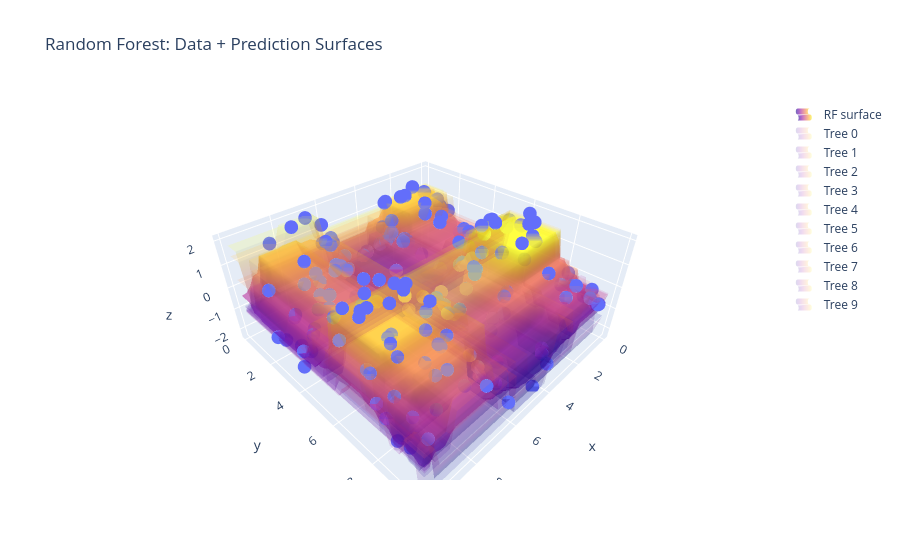

The cell this chart's notebook holds for it:
### Code cell
# 1. Create toy data (2 features)
np.random.seed(42)

n = 200
X = np.random.rand(n, 2) * 10
y = np.sin(X[:, 0]) + np.cos(X[:, 1]) + np.random.normal(0, 0.3, size=n)


# 2. Train Random Forest
rf = RandomForestRegressor(n_estimators=10,max_depth=4,random_state=1020)
rf.fit(X, y)


# 3. Create grid for surface
x1 = np.linspace(X[:, 0].min(), X[:, 0].max(), 50)
x2 = np.linspace(X[:, 1].min(), X[:, 1].max(), 50)

xx1, xx2 = np.meshgrid(x1, x2)
X_grid = np.c_[xx1.ravel(), xx2.ravel()]


# 4. Base plot: 3D scatter
fig = px.scatter_3d(x=X[:, 0],y=X[:, 1],z=y,title="Random Forest: Data + Prediction Surfaces")


# 5. Add RF average surface
y_rf = rf.predict(X_grid).reshape(xx1.shape)

fig.add_trace(go.Surface(x=xx1,y=xx2,z=y_rf,opacity=0.6,name="RF surface",showscale=False,showlegend=True))


# 6. Add individual trees
for i, tree in enumerate(rf.estimators_):
    y_tree = tree.predict(X_grid).reshape(xx1.shape)
    fig.add_trace(go.Surface(x=xx1,y=xx2,z=y_tree,opacity=0.15,showscale=False,name=f"Tree {i}",showlegend=True))


fig.show()

### Figure 1 — Plotly figure (JSON) as saved in the notebook; plotly's stock layout.template omitted (floating-point values rounded to 4 significant figures; data arrays with more than 128 entries replaced by an {"elided": "..."} marker saying what was removed)
{"data": [{"hovertemplate": "x=%{x}<br>y=%{y}<br>z=%{z}<extra></extra>", "legendgroup": "", "marker": {"color": "#636efa", "symbol": "circle"}, "mode": "markers", "name": "", "scene": "scene", "showlegend": false, "type": "scatter3d", "x": {"elided": "200 float values"}, "y": {"elided": "200 float values"}, "z": {"elided": "200 float values"}}, {"name": "RF surface", "opacity": 0.6, "showlegend": true, "showscale": false, "type": "surface", "x": {"elided": "50x50 float values"}, "y": {"elided": "50x50 float values"}, "z": {"elided": "50x50 float values"}}, {"name": "Tree 0", "opacity": 0.15, "showlegend": true, "showscale": false, "type": "surface", "x": {"elided": "50x50 float values"}, "y": {"elided": "50x50 float values"}, "z": {"elided": "50x50 float values"}}, {"name": "Tree 1", "opacity": 0.15, "showlegend": true, "showscale": false, "type": "surface", "x": {"elided": "50x50 float values"}, "y": {"elided": "50x50 float values"}, "z": {"elided": "50x50 float values"}}, {"name": "Tree 2", "opacity": 0.15, "showlegend": true, "showscale": false, "type": "surface", "x": {"elided": "50x50 float values"}, "y": {"elided": "50x50 float values"}, "z": {"elided": "50x50 float values"}}, {"name": "Tree 3", "opacity": 0.15, "showlegend": true, "showscale": false, "type": "surface", "x": {"elided": "50x50 float values"}, "y": {"elided": "50x50 float values"}, "z": {"elided": "50x50 float values"}}, {"name": "Tree 4", "opacity": 0.15, "showlegend": true, "showscale": false, "type": "surface", "x": {"elided": "50x50 float values"}, "y": {"elided": "50x50 float values"}, "z": {"elided": "50x50 float values"}}, {"name": "Tree 5", "opacity": 0.15, "showlegend": true, "showscale": false, "type": "surface", "x": {"elided": "50x50 float values"}, "y": {"elided": "50x50 float values"}, "z": {"elided": "50x50 float values"}}, {"name": "Tree 6", "opacity": 0.15, "showlegend": true, "showscale": false, "type": "surface", "x": {"elided": "50x50 float values"}, "y": {"elided": "50x50 float values"}, "z": {"elided": "50x50 float values"}}, {"name": "Tree 7", "opacity": 0.15, "showlegend": true, "showscale": false, "type": "surface", "x": {"elided": "50x50 float values"}, "y": {"elided": "50x50 float values"}, "z": {"elided": "50x50 float values"}}, {"name": "Tree 8", "opacity": 0.15, "showlegend": true, "showscale": false, "type": "surface", "x": {"elided": "50x50 float values"}, "y": {"elided": "50x50 float values"}, "z": {"elided": "50x50 float values"}}, {"name": "Tree 9", "opacity": 0.15, "showlegend": true, "showscale": false, "type": "surface", "x": {"elided": "50x50 float values"}, "y": {"elided": "50x50 float values"}, "z": {"elided": "50x50 float values"}}], "layout": {"legend": {"tracegroupgap": 0}, "scene": {"domain": {"x": [0, 1], "y": [0, 1]}, "xaxis": {"title": {"text": "x"}}, "yaxis": {"title": {"text": "y"}}, "zaxis": {"title": {"text": "z"}}}, "title": {"text": "Random Forest: Data + Prediction Surfaces"}}}
